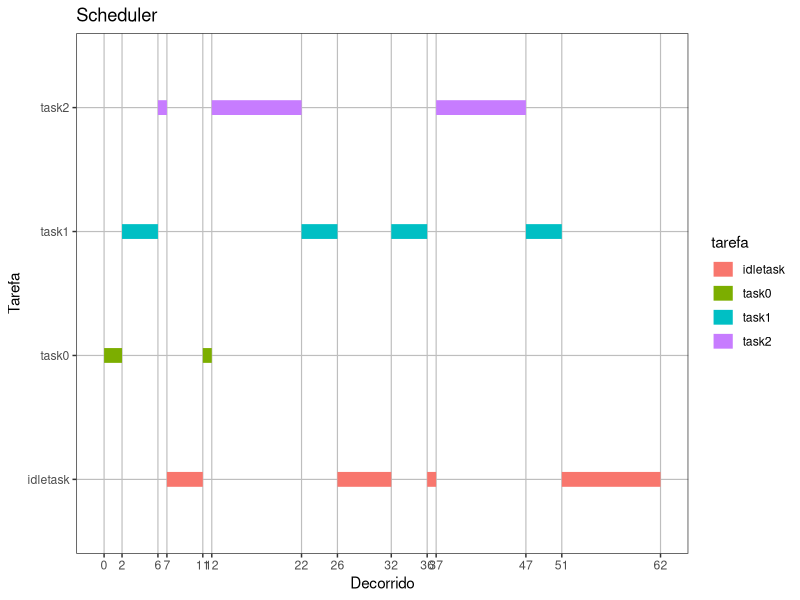

Write the R code that produced this figure.

library(ggplot2)
data2<-read.table("plot.txt")
png(filename="plot.png",width=1169,height=827)
ggplot(data2, aes(colour=tarefa)) + 
  geom_segment(aes(x=start, xend=end, y=tarefa, yend=tarefa), size=5) +
  theme_bw() + labs(title="Scheduler", x = "Decorrido", y = "Tarefa") +
  theme(panel.grid.minor =   element_blank(),
        panel.grid.major =   element_line(colour = "grey",size=0.4)) +
  scale_x_continuous(breaks = c(0,data2$end)) 
dev.off()

#png(filename="/home/uow/Documentos/PaNKE0.4e/plot2.png",width=13,height=10)
#ggplot(data2, aes(colour=tarefa)) + 
#  geom_segment(aes(x=start, xend=end, y=tarefa, yend=tarefa), size=5) +
#  theme_bw() + labs(title="Scheduler", x = "Decorrido", y = "Tarefa") +
#  theme(panel.grid.minor =   element_blank(),
#        panel.grid.major =   element_line(colour = "grey",size=0.4)) +
#  scale_x_continuous(breaks = seq(min(data$start),max(data2$end),5))
#dev.off()

